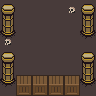

This is a level from a 2D game, rendered from its Tiled map with the project's own tilesets. A one-line summary and the complete map file follow:
An orthogonal 6x6 tile map with 16x16 px tiles, 4 tile layers (Floor1, Floor2 (Decorations), Walls (Collidable), Items1 (Collidable)), 2 hidden layers not drawn.

<map version="1.2" tiledversion="1.2.1" orientation="orthogonal" renderorder="right-down" width="6" height="6" tilewidth="16" tileheight="16" infinite="0" nextlayerid="7" nextobjectid="1">
 <tileset firstgid="1" source="../../../../tilesets/actual/UltimateTileset.tsx" />
 <layer id="1" name="Floor1" width="6" height="6">
  <data encoding="csv">
143,143,143,143,143,143,
143,143,143,143,143,143,
143,143,143,143,143,143,
143,143,143,143,143,143,
143,143,143,143,143,143,
143,143,143,143,143,143
</data>
 </layer>
 <layer id="2" name="Floor2 (Decorations)" width="6" height="6">
  <data encoding="csv">
0,0,0,0,222,0,
0,0,0,0,0,0,
222,0,0,0,0,0,
0,0,0,0,0,0,
0,0,0,0,0,0,
0,0,0,0,0,0
</data>
 </layer>
 <layer id="3" name="Walls (Collidable)" width="6" height="6">
  <data encoding="csv">
51,0,0,0,0,51,
67,0,0,0,0,67,
83,0,0,0,0,83,
51,0,0,0,0,51,
67,0,0,0,0,67,
83,0,0,0,0,83
</data>
 </layer>
 <layer id="4" name="Items1 (Collidable)" width="6" height="6">
  <data encoding="csv">
0,0,0,0,0,0,
0,0,0,0,0,0,
0,0,0,0,0,0,
0,0,0,0,0,0,
0,265,265,265,265,0,
0,281,281,281,281,0
</data>
 </layer>
 <layer id="5" name="Items2 (Triggerable)" width="6" height="6" visible="0">
  <data encoding="csv">
0,0,0,0,0,0,
0,0,0,0,0,0,
0,0,0,0,0,0,
0,0,0,0,0,0,
0,203,206,204,205,0,
0,0,0,0,0,0
</data>
 </layer>
 <layer id="6" name="Characters" width="6" height="6" visible="0">
  <data encoding="csv">
0,0,0,0,0,0,
0,0,0,0,0,0,
0,0,387,0,0,0,
0,0,0,0,0,0,
0,0,0,0,0,0,
0,0,0,0,0,0
</data>
 </layer>
</map>
